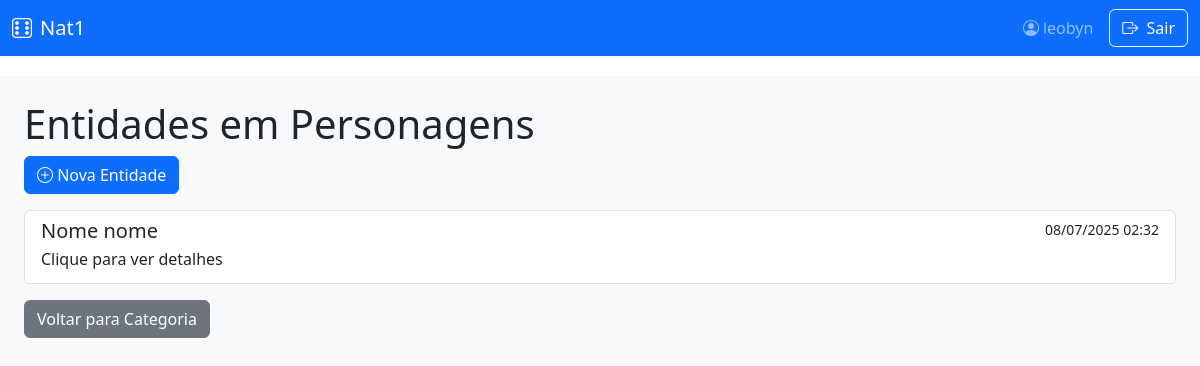
The app's page /campanhas/categoria/1/entidades/ (signed in) with its own data.
### campanhas/models.py (models this page shows, shortened)
class Categoria(models.Model):
    campanha = models.ForeignKey(Campanha, on_delete=models.CASCADE, related_name='categorias')
    nome = models.CharField(max_length=50)
    descricao = models.TextField(blank=True)

class Entidade(models.Model):
    categoria = models.ForeignKey(Categoria, on_delete=models.CASCADE, related_name='entidades')
    nome = models.CharField(max_length=100, default="")
    valores_campos = models.JSONField(encoder=DjangoJSONEncoder, default=dict)
    created_at = models.DateTimeField(default=timezone.now, editable=False)
    updated_at = models.DateTimeField(auto_now=True)

### campanhas/views.py (the view)
# urls.py: path('categoria/<int:categoria_id>/entidades/', views.EntidadeListView.as_view(), name='entidade-list'),
class EntidadeListView(LoginRequiredMixin, ListView):
    model = Entidade
    template_name = 'campanhas/entidade_list.html'
    context_object_name = 'entidades'
    def get_queryset(self):
        categoria_id = self.kwargs['categoria_id']
        return Entidade.objects.filter(categoria_id=categoria_id)
    def get_context_data(self, **kwargs):
        context = super().get_context_data(**kwargs)
        context['categoria'] = get_object_or_404(Categoria, id=self.kwargs['categoria_id'])
        return context

### campanhas/templates/campanhas/entidade_list.html
{% extends 'base.html' %} {% block content %}
<h1>Entidades em {{ categoria.nome }}</h1>
<a
  href="{% url 'campanhas:entidade-create' categoria.id %}"
  class="btn btn-primary mb-3"
>
  <i class="bi bi-plus-circle"></i> Nova Entidade
</a>
{% if entidades %}
<div class="list-group">
  {% for entidade in entidades %}
  <a
    href="{% url 'campanhas:entidade-detail' entidade.id %}"
    class="list-group-item list-group-item-action"
  >
    <div class="d-flex w-100 justify-content-between">
      <h5 class="mb-1">{{ entidade.nome }}</h5>
      <small>{{ entidade.updated_at|date:"d/m/Y H:i" }}</small>
    </div>
    <p class="mb-1">Clique para ver detalhes</p>
  </a>
  {% endfor %}
</div>
{% else %}
<div class="alert alert-info">
  Nenhuma entidade criada nesta categoria ainda.
</div>
{% endif %}
<a
  href="{% url 'campanhas:categoria-detail' categoria.id %}"
  class="btn btn-secondary mt-3"
>
  Voltar para Categoria
</a>
{% endblock %}

### templates/base.html (shortened to what this page needs)
<!DOCTYPE html>
{% load static %}
<html lang="pt-br">
<head>
    <link href="https://cdn.jsdelivr.net/npm/bootstrap@5.3.0/dist/css/bootstrap.min.css" rel="stylesheet">
    <link rel="stylesheet" href="https://cdn.jsdelivr.net/npm/bootstrap-icons@1.10.0/font/bootstrap-icons.css">
    <link rel="stylesheet" href="{% static 'css/campanhas.css' %}">
</head>
  <body>
    <nav class="navbar navbar-expand-lg navbar-dark bg-primary fixed-top">
      <div class="container-fluid">
        <a class="navbar-brand" href="{% url 'campanhas:list' %}" style="padding-left: 1vw;">
          <i class="bi bi-dice-6 me-2"></i>Nat1
        </a>
        <div class="collapse navbar-collapse" id="navbarMain">
          <div class="d-flex ms-auto align-items-center" style="padding-right: 1vw;">
            {% if user.is_authenticated %}
              <span class="navbar-text me-3">
                <i class="bi bi-person-circle me-1"></i>{{ user.username }}
              </span>
              <a href="#" onclick="document.getElementById('logout-form').submit(); return false;" class="btn btn-outline-light">
        <i class="bi bi-box-arrow-right me-1"></i> Sair
    </a>
            {% endif %}
          </div>
        </div>
      </div>
    </nav>
    <div class="container-fluid">
      <div class="row flex-nowrap">
        <main class="main-content {% if sidebar_content %}with-sidebar{% endif %} px-md-4 py-4">
          {% block content %}{% endblock %}
        </main>
      </div>
    </div>
</body>
</html>

### static/css/campanhas.css (style rules this page uses)
body { padding-top: 56px; }
.container-fluid { padding-left: 0; padding-right: 0; }
.row.flex-nowrap { margin-left: 0; margin-right: 0; }
.flex-nowrap { flex-wrap: nowrap !important; }
.main-content { margin-top: 20px; margin-left: 250px; padding: 20px; width: calc(100% - 250px); min-height: calc(100vh - 70px); background-color: #f8f9fa; min-width: 0; flex: 1; }
.main-content:not(.with-sidebar) { margin-left: 0; width: 100%; }

### templates/base.html (style rules this page uses)
.main-content { transition: margin-left 0.3s; min-height: calc(100vh - 56px); }

### records on screen
Categoria: nome "Personagens"
Entidade: nome "Nome nome", updated_at "08/07/2025 02:32"

### other values on screen
{{ user.username }} "leobyn"
